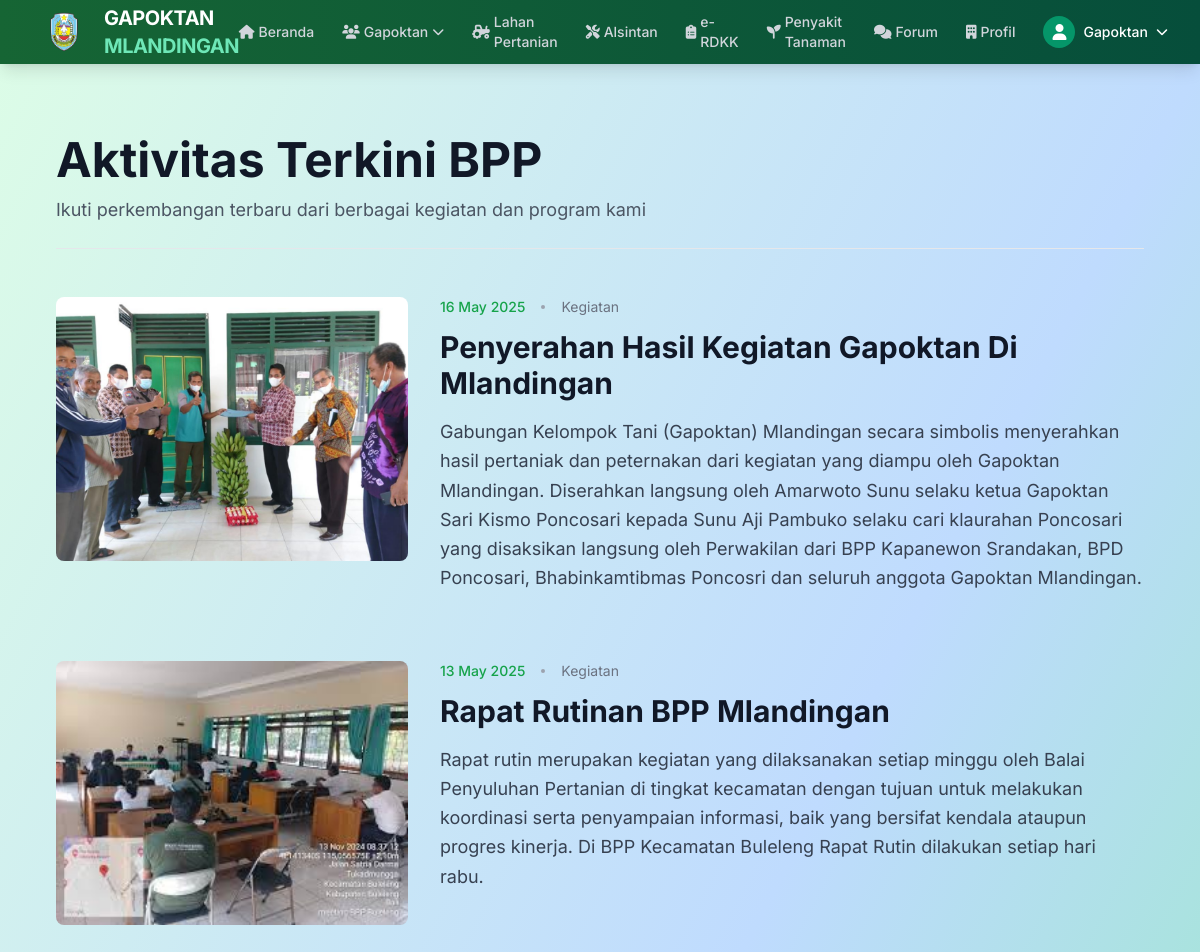
The page /petani/kegiatan/ (signed in) on the database its author committed.
### administrator/models.py (models this page shows, shortened)
class Kegiatan(models.Model):
    judul = models.CharField(max_length=200)
    tanggal = models.DateField()
    deskripsi = models.TextField()
    gambar = models.ImageField(upload_to='kegiatan/', blank=True, null=True)
    slug = models.SlugField(max_length=200,null=True,blank=True, unique=True)
    class Meta:
        verbose_name_plural = "Data Kegiatan"
        ordering = ['-tanggal']

### petani/views.py (the view)
# urls.py: path('kegiatan/', views.kegiatan_list, name='kegiatan_list'),
@login_required(login_url='login')
def kegiatan_list(request):
    kegiatan_list = Kegiatan.objects.all().order_by('-tanggal')  # urutkan dari yang terbaru
    context = {
        'kegiatan_list': kegiatan_list,
        "menu":"profil",
    }
    return render(request, 'kegiatan_list.html', context)

### petani/templates/kegiatan_list.html (shortened to what this page needs)
{% extends 'base.html' %}
{% load static %}
{% block content %}
<div class="flex-1 p-6 bg-gradient-to-br from-green-100 via-blue-200 to-green-300 min-h-screen"
     x-data="{ step: 1, openIndex: null }">
<section class="max-w-6xl mx-auto px-4 sm:px-6 lg:px-8 py-12">
  <div class="mb-12 border-b border-gray-200 pb-6">
    <h1 class="text-4xl md:text-5xl font-bold text-gray-900 mb-3 leading-tight">Aktivitas Terkini BPP</h1>
    <p class="text-lg text-gray-600 max-w-3xl">Ikuti perkembangan terbaru dari berbagai kegiatan dan program kami</p>
  </div>
  <div class="space-y-12">
    {% for kegiatan in kegiatan_list %}
      <article class="group">
        <div class="flex flex-col md:flex-row gap-8">
          {% if kegiatan.gambar %}
            <div class="md:w-5/12 lg:w-4/12">
              <div class="relative overflow-hidden rounded-lg aspect-video md:aspect-[4/3]">
                <img src="{{ kegiatan.gambar.url }}" alt="{{ kegiatan.judul }}"
                     class="w-full h-full object-cover transition-transform duration-700 group-hover:scale-105" />
              </div>
            </div>
          {% endif %}
          <div class="md:w-7/12 lg:w-8/12">
            <div class="flex items-center gap-4 mb-3">
              <span class="text-sm font-medium text-green-600">{{ kegiatan.tanggal|date:"d F Y" }}</span>
              <span class="w-1 h-1 bg-gray-400 rounded-full"></span>
              <span class="text-sm text-gray-500">Kegiatan</span>
            </div>
            <h2 class="text-2xl md:text-3xl font-bold text-gray-900 mb-4 leading-snug hover:text-green-600 transition-colors">
              <a href="#">{{ kegiatan.judul }}</a>
            </h2>
            <p class="text-gray-700 mb-5 text-lg leading-relaxed">{{ kegiatan.deskripsi }}</p>
          </div>
        </div>
      </article>
    {% endfor %}
  </div>
</section>
{% endblock %}

### templates/navbar.html (shortened to what this page needs)
{% load static %}
 <nav class="bg-gradient-to-r from-green-800 to-emerald-900 text-white shadow-lg z-50">
    <div class="w-full px-4 sm:px-6 lg:px-8">
            <div class="flex justify-between h-16 items-center">
                <div class="flex items-center space-x-3">
                    <a href="{% url 'beranda' %}" class="flex items-center space-x-2 group">
                        <img src="{% static 'gambar/logobpp.png' %}" alt="Logo Gapoktan" class="w-18 h-12 transition-transform group-hover:rotate-12">
                        <span class="font-bold text-xl tracking-tight">GAPOKTAN<span class="text-emerald-300"> MLANDINGAN</span></span>
                    </a>
                </div>
<div class="hidden lg:flex items-center space-x-1">
    <a href="{% url 'beranda' %}"
       class="relative px-3 py-2 text-sm font-medium flex items-center space-x-1
       {% if request.resolver_match.url_name == 'beranda' %}
           text-white underline-pulse
       {% else %}
           text-gray-300 hover:text-white hover:border-b-2 hover:border-emerald-400
       {% endif %}">
        <i class="fas fa-home text-sm"></i>
        <span>Beranda</span>
    </a>
    <div class="relative group" x-data="{ open: false }">
        <button @click="open = !open"
                class="relative px-3 py-2 text-sm font-medium flex items-center space-x-1
               {% if request.resolver_match.url_name == 'grup' or request.resolver_match.url_name == 'ketua' or request.resolver_match.url_name == 'anggota' %}
                    text-white underline-pulse
                {% else %}
                    text-gray-300 hover:text-white hover:border-b-2 hover:border-emerald-400
                {% endif %}">
            <i class="fas fa-users text-sm"></i>
            <span>Gapoktan</span>
            <i class="fas fa-chevron-down text-xs transition-transform duration-200"
               :class="{'transform rotate-180': open}"></i>
        </button>
    </div>
    <a href="{% url 'lahan' %}"
       class="relative px-3 py-2 text-sm font-medium flex items-center space-x-1
       {% if request.resolver_match.url_name == 'lahan' %}
           text-white underline-pulse
       {% else %}
           text-gray-300 hover:text-white hover:border-b-2 hover:border-emerald-400
       {% endif %}">
        <i class="fas fa-tractor text-sm"></i>
        <span>Lahan Pertanian</span>
    </a>
    <a href="{% url 'alsintan' %}"
       class="relative px-3 py-2 text-sm font-medium flex items-center space-x-1
       {% if request.resolver_match.url_name == 'alsintan' %}
           text-white underline-pulse
       {% else %}
           text-gray-300 hover:text-white hover:border-b-2 hover:border-emerald-400
       {% endif %}">
        <i class="fas fa-tools text-sm"></i>
        <span>Alsintan</span>
    </a>
    <a href="{% url 'erdkk' %}"
       class="relative px-3 py-2 text-sm font-medium flex items-center space-x-1
       {% if request.resolver_match.url_name == 'erdkk' %}
           text-white underline-pulse
       {% else %}
           text-gray-300 hover:text-white hover:border-b-2 hover:border-emerald-400
       {% endif %}">
        <i class="fas fa-clipboard-list text-sm"></i>
        <span>e-RDKK</span>
    </a>
    <a href="{% url 'tanaman' %}"
       class="relative px-3 py-2 text-sm font-medium flex items-center space-x-1
       {% if request.resolver_match.url_name == 'tanaman' %}
           text-white underline-pulse
       {% else %}
           text-gray-300 hover:text-white hover:border-b-2 hover:border-emerald-400
       {% endif %}">
        <i class="fas fa-seedling text-sm"></i>
        <span>Penyakit Tanaman</span>
    </a>
    <a href="{% url 'daftar_forum' %}"
       class="relative px-3 py-2 text-sm font-medium flex items-center space-x-1
       {% if request.resolver_match.url_name == 'daftar_forum' %}
           text-white underline-pulse
       {% else %}
           text-gray-300 hover:text-white hover:border-b-2 hover:border-emerald-400
       {% endif %}">
        <i class="fas fa-comments text-sm"></i>
        <span>Forum</span>
    </a>
      <a href="{% url 'profil' %}"
       class="relative px-3 py-2 text-sm font-medium flex items-center space-x-1
       {% if request.resolver_match.url_name == 'profil' %}
           text-white underline-pulse
       {% else %}
           text-gray-300 hover:text-white hover:border-b-2 hover:border-emerald-400
       {% endif %}">
        <i class="fa fa-building text-sm"></i>
        <span>Profil</span>
    </a>
</div>
                <div class="hidden md:flex items-center ml-4 relative" x-data="{ userMenuOpen: false }">
                    {% if user.is_authenticated %}
                        <button @click="userMenuOpen = !userMenuOpen" class="flex items-center space-x-2 focus:outline-none">
                            <div class="w-8 h-8 rounded-full bg-emerald-600 flex items-center justify-center text-white font-medium">
                                <i class="fas fa-user"></i>
                            </div>
                            <span class="text-sm font-medium">{{ request.session.username }}</span>
                            <i class="fas fa-chevron-down text-xs transition-transform duration-200" :class="{'transform rotate-180': userMenuOpen}"></i>
                        </button>
                    {% else %}
                        <a href="{% url 'login' %}" class="px-3 py-2 text-sm font-medium text-white hover:underline">Login</a>
                    {% endif %}
                </div>
            </div>
        </div>
    </nav>

### templates/styles.html (style rules this page uses)
body { font-family: 'Inter', sans-serif; @apply bg-gray-50 text-gray-800 antialiased min-h-full; }

### rows shown on the page
Kegiatan: gambar (picture), tanggal "16 May 2025", judul "Penyerahan Hasil Kegiatan Gapoktan Di Mlandingan", deskripsi "Gabungan Kelompok Tani (Gapoktan) Mlandingan secara simbolis menyerahkan hasil pertaniak dan peternakan dari kegiatan yang diampu oleh Gapoktan Mlandingan. Diserahkan langsung oleh Amarwoto Sunu selaku ketua Gapoktan Sari Kismo Poncosari kepada Sunu Aji Pambuko selaku cari klaurahan Poncosari yang disaksikan langsung oleh Perwakilan dari BPP Kapanewon Srandakan, BPD Poncosari, Bhabinkamtibmas Poncosri dan seluruh anggota Gapoktan Mlandingan."
Kegiatan: gambar (picture), tanggal "13 May 2025", judul "Rapat Rutinan BPP Mlandingan", deskripsi "Rapat rutin merupakan kegiatan yang dilaksanakan setiap minggu oleh Balai Penyuluhan Pertanian di tingkat kecamatan dengan tujuan untuk melakukan koordinasi serta penyampaian informasi, baik yang bersifat kendala ataupun progres kinerja. Di BPP Kecamatan Buleleng Rapat Rutin dilakukan setiap hari rabu."

### other values the page prints
{{ request.session.username }} "Gapoktan"
